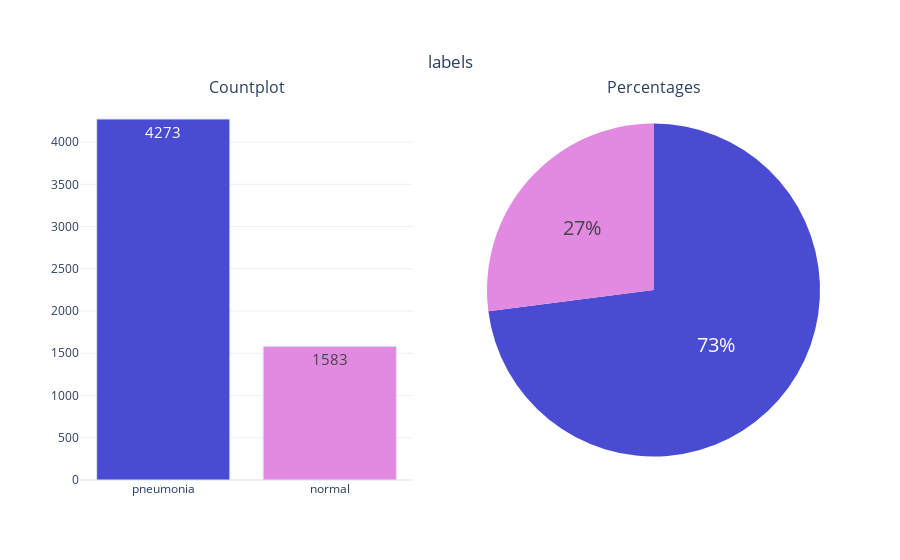

Notebook code for this chart:
### Code cell
def cat_summary_with_graph(dataframe, col_name):
    
    fig = make_subplots(rows=1, cols=2,
                        subplot_titles=('Countplot', 'Percentages'),
                        specs=[[{"type": "xy"}, {'type': 'domain'}]])

    fig.add_trace(go.Bar(y=dataframe[col_name].value_counts().values.tolist(),
                         x=[str(i) for i in dataframe[col_name].value_counts().index],
                         text=dataframe[col_name].value_counts().values.tolist(),
                         textfont=dict(size=15),
                         name=col_name,
                         textposition='auto',
                         showlegend=False,
                         marker=dict(color=colors,
                                     line=dict(color='#DBE6EC',
                                               width=1))),
                  row=1, col=1)

    fig.add_trace(go.Pie(labels=dataframe[col_name].value_counts().keys(),
                         values=dataframe[col_name].value_counts().values,
                         textfont=dict(size=20),
                         textposition='auto',
                         showlegend=False,
                         name=col_name,
                         marker=dict(colors=colors)),
                  row=1, col=2)

    fig.update_layout(title={'text': col_name,
                             'y': 0.9,
                             'x': 0.5,
                             'xanchor': 'center',
                             'yanchor': 'top'},
                      template='plotly_white')

    iplot(fig)
    
    
colors = ['#494BD3', '#E28AE2', '#F1F481', '#79DB80', '#DF5F5F',
              '#69DADE', '#C2E37D', '#E26580', '#D39F49', '#B96FE3']

cat_summary_with_graph(df,'labels')

### Figure 1 — Plotly figure (JSON) as saved in the notebook; plotly's stock layout.template omitted (floating-point values rounded to 4 significant figures)
{"data": [{"marker": {"color": ["#494BD3", "#E28AE2", "#F1F481", "#79DB80", "#DF5F5F", "#69DADE", "#C2E37D", "#E26580", "#D39F49", "#B96FE3"], "line": {"color": "#DBE6EC", "width": 1}}, "name": "labels", "showlegend": false, "text": ["4273", "1583"], "textfont": {"size": 15}, "textposition": "auto", "type": "bar", "x": ["pneumonia", "normal"], "xaxis": "x", "y": [4273, 1583], "yaxis": "y"}, {"domain": {"x": [0.55, 1], "y": [0, 1]}, "labels": ["pneumonia", "normal"], "marker": {"colors": ["#494BD3", "#E28AE2", "#F1F481", "#79DB80", "#DF5F5F", "#69DADE", "#C2E37D", "#E26580", "#D39F49", "#B96FE3"]}, "name": "labels", "showlegend": false, "textfont": {"size": 20}, "textposition": "auto", "type": "pie", "values": [4273, 1583]}], "layout": {"annotations": [{"font": {"size": 16}, "showarrow": false, "text": "Countplot", "x": 0.225, "xanchor": "center", "xref": "paper", "y": 1, "yanchor": "bottom", "yref": "paper"}, {"font": {"size": 16}, "showarrow": false, "text": "Percentages", "x": 0.775, "xanchor": "center", "xref": "paper", "y": 1, "yanchor": "bottom", "yref": "paper"}], "title": {"text": "labels", "x": 0.5, "xanchor": "center", "y": 0.9, "yanchor": "top"}, "xaxis": {"anchor": "y", "domain": [0, 0.45]}, "yaxis": {"anchor": "x", "domain": [0, 1]}}}
